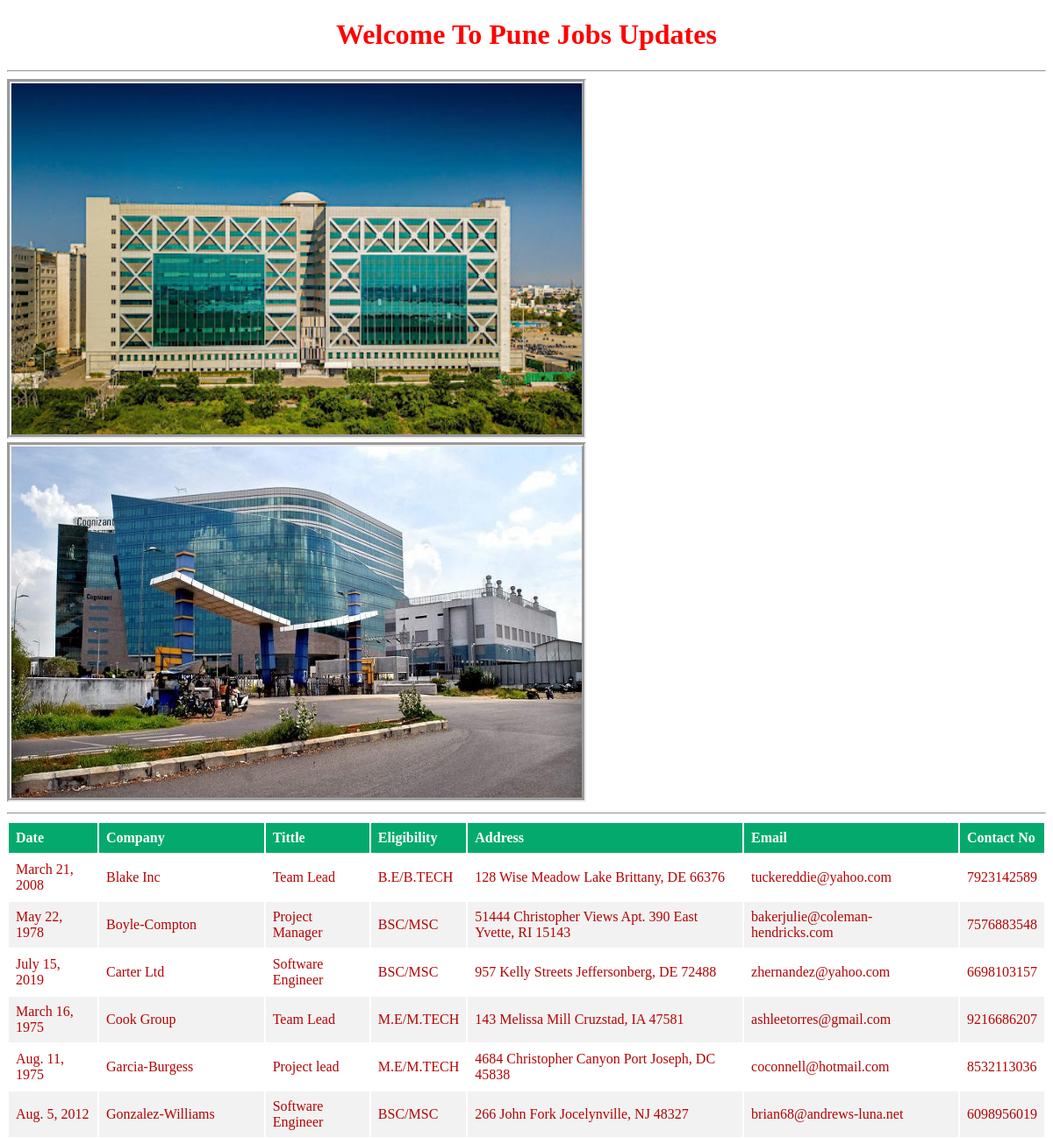
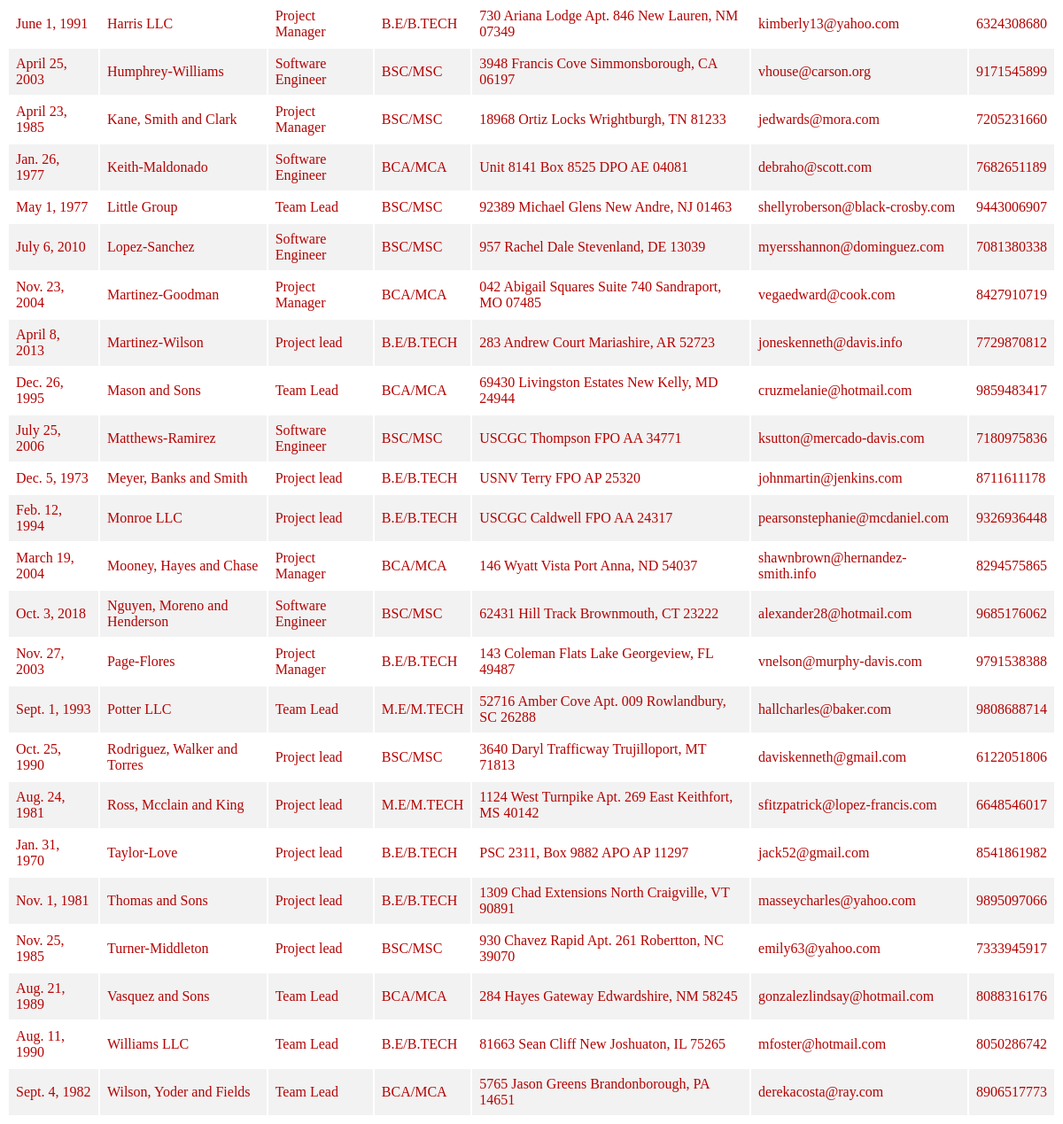
The page /pune/ on the database its author committed (2 pictures, top to bottom).
### testapp/models.py (models this page shows)
class PuneJobs(models.Model):
    date = models.DateField()
    company = models.CharField(max_length=30)
    tittle = models.CharField(max_length=30)
    eligbility = models.CharField(max_length=30)
    address = models.CharField(max_length=50)
    email = models.EmailField()
    phoneno = models.IntegerField()

### testapp/views.py (the view)
# urls.py: path('pune/',views.pune_jobs),
def pune_jobs(request):
    jobs_list = PuneJobs.objects.all().order_by('company')
    return render(request,'testapp/punejobs.html',{'jobs_list':jobs_list})

### templates/testapp/punejobs.html (shortened to what this page needs)
<!DOCTYPE html>
{% load static %}
<html lang="en">
<head>
    <link rel="stylesheet" href="{% static 'css/demo.css' %}">
</head>
<body>
    <h1>Welcome To Pune Jobs Updates</h1>
    <hr>
    <img src="{% static 'images/it.jpg' %}">
    <img src="{% static 'images/it1.jpg' %}">
    <hr>
    {% if jobs_list %}
    <table id="tab">
        <thead>
            <th>Date</th>
            <th>Company</th>
            <th>Tittle</th>
            <th>Eligibility</th>
            <th>Address</th>
            <th>Email</th>
            <th>Contact No</th>
        </thead>
        {% for job in jobs_list %}
        <tr>
            <td>{{job.date}}</td>
            <td>{{job.company}}</td>
            <td>{{job.tittle}}</td>
            <td>{{job.eligbility}}</td>
            <td>{{job.address}}</td>
            <td>{{job.email}}</td>
            <td>{{job.phoneno}}</td>
        </tr>
        {% endfor %}
        {% else %}
        <p>No Job Records Found</p>
    {% endif %}
    </table>
</body>
</html>

### static/css/demo.css (style rules this page uses)
body { background-image: url(https://images.unsplash.com/photo-1504270856906-58da8a7e7102?ixid=MnwxMjA3fDB8MHxwaG90by1wYWdlfHx8fGVufDB8fHx8&ixlib=rb-1.2.1&auto=format&fit=crop&w=1500&q=80); background-repeat: no-repeat; background-size: cover; }
h1 { color:red; text-align: center; }
th, td { text-align: left; padding: 8px; }
tr:nth-child(even) { background-color: #f2f2f2 }
th { background-color: #04AA6D; color: white; }
tr { color: rgb(180, 3, 3); }
img { width: 650px; height: 400px; border: 5px groove; }

### rows shown on the page
PuneJobs: date "March 21, 2008", company "Blake Inc", tittle "Team Lead", eligbility "B.E/B.TECH", address "128 Wise Meadow Lake Brittany, DE 66376", email "tuckereddie@yahoo.com", phoneno "7923142589"
PuneJobs: date "May 22, 1978", company "Boyle-Compton", tittle "Project Manager", eligbility "BSC/MSC", address "51444 Christopher Views Apt. 390 East Yvette, RI 15143", email "bakerjulie@coleman-hendricks.com", phoneno "7576883548"
PuneJobs: date "July 15, 2019", company "Carter Ltd", tittle "Software Engineer", eligbility "BSC/MSC", address "957 Kelly Streets Jeffersonberg, DE 72488", email "zhernandez@yahoo.com", phoneno "6698103157"
PuneJobs: date "March 16, 1975", company "Cook Group", tittle "Team Lead", eligbility "M.E/M.TECH", address "143 Melissa Mill Cruzstad, IA 47581", email "ashleetorres@gmail.com", phoneno "9216686207"
PuneJobs: date "Aug. 11, 1975", company "Garcia-Burgess", tittle "Project lead", eligbility "M.E/M.TECH", address "4684 Christopher Canyon Port Joseph, DC 45838", email "coconnell@hotmail.com", phoneno "8532113036"
PuneJobs: date "Aug. 5, 2012", company "Gonzalez-Williams", tittle "Software Engineer", eligbility "BSC/MSC", address "266 John Fork Jocelynville, NJ 48327", email "brian68@andrews-luna.net", phoneno "6098956019"
PuneJobs: date "June 1, 1991", company "Harris LLC", tittle "Project Manager", eligbility "B.E/B.TECH", address "730 Ariana Lodge Apt. 846 New Lauren, NM 07349", email "kimberly13@yahoo.com", phoneno "6324308680"
PuneJobs: date "April 25, 2003", company "Humphrey-Williams", tittle "Software Engineer", eligbility "BSC/MSC", address "3948 Francis Cove Simmonsborough, CA 06197", email "vhouse@carson.org", phoneno "9171545899"
PuneJobs: date "April 23, 1985", company "Kane, Smith and Clark", tittle "Project Manager", eligbility "BSC/MSC", address "18968 Ortiz Locks Wrightburgh, TN 81233", email "jedwards@mora.com", phoneno "7205231660"
PuneJobs: date "Jan. 26, 1977", company "Keith-Maldonado", tittle "Software Engineer", eligbility "BCA/MCA", address "Unit 8141 Box 8525 DPO AE 04081", email "debraho@scott.com", phoneno "7682651189"
PuneJobs: date "May 1, 1977", company "Little Group", tittle "Team Lead", eligbility "BSC/MSC", address "92389 Michael Glens New Andre, NJ 01463", email "shellyroberson@black-crosby.com", phoneno "9443006907"
PuneJobs: date "July 6, 2010", company "Lopez-Sanchez", tittle "Software Engineer", eligbility "BSC/MSC", address "957 Rachel Dale Stevenland, DE 13039", email "myersshannon@dominguez.com", phoneno "7081380338"
PuneJobs: date "Nov. 23, 2004", company "Martinez-Goodman", tittle "Project Manager", eligbility "BCA/MCA", address "042 Abigail Squares Suite 740 Sandraport, MO 07485", email "vegaedward@cook.com", phoneno "8427910719"
PuneJobs: date "April 8, 2013", company "Martinez-Wilson", tittle "Project lead", eligbility "B.E/B.TECH", address "283 Andrew Court Mariashire, AR 52723", email "joneskenneth@davis.info", phoneno "7729870812"
PuneJobs: date "Dec. 26, 1995", company "Mason and Sons", tittle "Team Lead", eligbility "BCA/MCA", address "69430 Livingston Estates New Kelly, MD 24944", email "cruzmelanie@hotmail.com", phoneno "9859483417"
PuneJobs: date "July 25, 2006", company "Matthews-Ramirez", tittle "Software Engineer", eligbility "BSC/MSC", address "USCGC Thompson FPO AA 34771", email "ksutton@mercado-davis.com", phoneno "7180975836"
PuneJobs: date "Dec. 5, 1973", company "Meyer, Banks and Smith", tittle "Project lead", eligbility "B.E/B.TECH", address "USNV Terry FPO AP 25320", email "johnmartin@jenkins.com", phoneno "8711611178"
PuneJobs: date "Feb. 12, 1994", company "Monroe LLC", tittle "Project lead", eligbility "B.E/B.TECH", address "USCGC Caldwell FPO AA 24317", email "pearsonstephanie@mcdaniel.com", phoneno "9326936448"
PuneJobs: date "March 19, 2004", company "Mooney, Hayes and Chase", tittle "Project Manager", eligbility "BCA/MCA", address "146 Wyatt Vista Port Anna, ND 54037", email "shawnbrown@hernandez-smith.info", phoneno "8294575865"
PuneJobs: date "Oct. 3, 2018", company "Nguyen, Moreno and Henderson", tittle "Software Engineer", eligbility "BSC/MSC", address "62431 Hill Track Brownmouth, CT 23222", email "alexander28@hotmail.com", phoneno "9685176062"
PuneJobs: date "Nov. 27, 2003", company "Page-Flores", tittle "Project Manager", eligbility "B.E/B.TECH", address "143 Coleman Flats Lake Georgeview, FL 49487", email "vnelson@murphy-davis.com", phoneno "9791538388"
PuneJobs: date "Sept. 1, 1993", company "Potter LLC", tittle "Team Lead", eligbility "M.E/M.TECH", address "52716 Amber Cove Apt. 009 Rowlandbury, SC 26288", email "hallcharles@baker.com", phoneno "9808688714"
PuneJobs: date "Oct. 25, 1990", company "Rodriguez, Walker and Torres", tittle "Project lead", eligbility "BSC/MSC", address "3640 Daryl Trafficway Trujilloport, MT 71813", email "daviskenneth@gmail.com", phoneno "6122051806"
PuneJobs: date "Aug. 24, 1981", company "Ross, Mcclain and King", tittle "Project lead", eligbility "M.E/M.TECH", address "1124 West Turnpike Apt. 269 East Keithfort, MS 40142", email "sfitzpatrick@lopez-francis.com", phoneno "6648546017"
PuneJobs: date "Jan. 31, 1970", company "Taylor-Love", tittle "Project lead", eligbility "B.E/B.TECH", address "PSC 2311, Box 9882 APO AP 11297", email "jack52@gmail.com", phoneno "8541861982"
PuneJobs: date "Nov. 1, 1981", company "Thomas and Sons", tittle "Project lead", eligbility "B.E/B.TECH", address "1309 Chad Extensions North Craigville, VT 90891", email "masseycharles@yahoo.com", phoneno "9895097066"
PuneJobs: date "Nov. 25, 1985", company "Turner-Middleton", tittle "Project lead", eligbility "BSC/MSC", address "930 Chavez Rapid Apt. 261 Robertton, NC 39070", email "emily63@yahoo.com", phoneno "7333945917"
PuneJobs: date "Aug. 21, 1989", company "Vasquez and Sons", tittle "Team Lead", eligbility "BCA/MCA", address "284 Hayes Gateway Edwardshire, NM 58245", email "gonzalezlindsay@hotmail.com", phoneno "8088316176"
PuneJobs: date "Aug. 11, 1990", company "Williams LLC", tittle "Team Lead", eligbility "B.E/B.TECH", address "81663 Sean Cliff New Joshuaton, IL 75265", email "mfoster@hotmail.com", phoneno "8050286742"
PuneJobs: date "Sept. 4, 1982", company "Wilson, Yoder and Fields", tittle "Team Lead", eligbility "BCA/MCA", address "5765 Jason Greens Brandonborough, PA 14651", email "derekacosta@ray.com", phoneno "8906517773"
